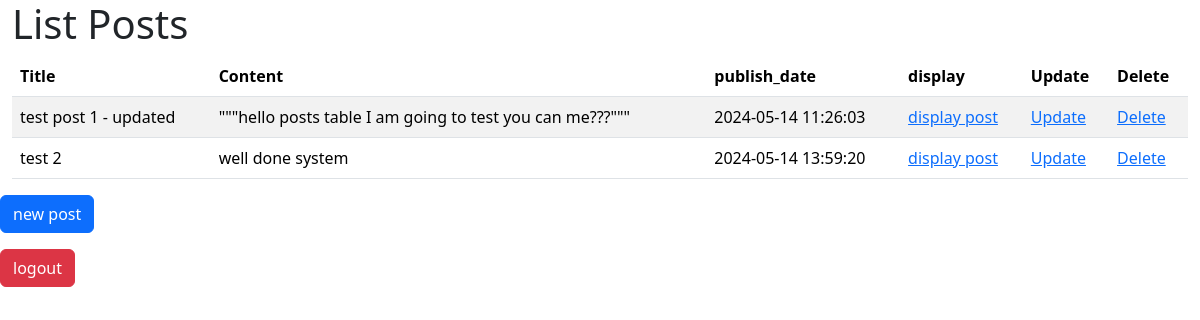
Before: /blog/admin/dashboard.php (signed in) with the older database file.
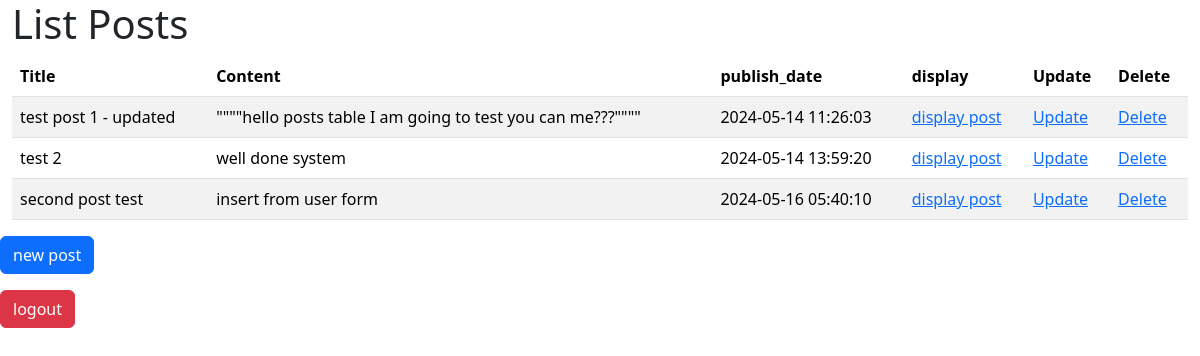
After: the same page with the newer database file.
### tables this page shows
CREATE TABLE `posts` (
  `id` int(11) NOT NULL,
  `title` varchar(100) NOT NULL,
  `content` text NOT NULL,
  `user_id` int(11) DEFAULT NULL,
  `created_at` timestamp NOT NULL DEFAULT current_timestamp()
);

### blog/admin/dashboard.php (the view, shortened to what this page needs)
<!DOCTYPE html>
<html lang="en">
<head>
  <link href="https://cdn.jsdelivr.net/npm/bootstrap@5.3.3/dist/css/bootstrap.min.css" rel="stylesheet">
</head>
<body>
        <div id="wrapper" class="container-fluid">
         <h1> List Posts</h1>
         <table class="table table-striped">
           <thead>
             <tr>
               <th><span>Title</span></th>
               <th><span>Content</span></th>
               <th><span>publish_date</span></th>
               <th><span>display</span></th>
               <th><span>Update</span></th>
               <th><span>Delete</span></th>
             </tr>
           </thead>
           <tbody>
           <?php
              try {
                  $pdoman = new pdo("mysql:host=localhost;dbname=blogdb", "root", "");
                  $data =  $pdoman->query("select * from posts");
                  $posts = $data->fetchAll(PDO::FETCH_ASSOC);
              } catch (pdoexception $e) {
                  echo $e;
              }
              foreach ($posts as $post) {
              ?>
                  <tr>
                      <td><?php echo  $post['title'] ?></td>
                      <td><?php echo  $post['content'] ?></td>
                      <td><?php echo  $post['created_at'] ?></td>
               <td><a href="displaypost.php?ID=<?php echo  $post['id']  ?>">display post</a></td>
               <td><a href="updatePosts.php?ID=<?php echo  $post['id']  ?>">Update</a></td>
               <td><a href="deleteposts.php?ID=<?php echo  $post['id']  ?>">Delete</a></td>
             </tr>
             <?php
              }
              ?>
           </tbody>
         </table>
        </div>
        <div><a  class= "btn btn-primary" href="insertPosts.php">new post</a></div>
        <form method="post" >
        <div class="form-group row">
    <div class="col-sm-10">
      <button type="submit" class="btn btn-danger mt-3" name="logout">logout</button>
    </div>
  </div>
  </form>
</body>
</html>

Changed rows visible on the page:
changed posts "test post 1 - updated": content "\"\"\"hello posts table I am going to test you can me???\"\"\"" → "\"\"\"\"hello posts table I am going to test you can me???\"\"\"\""
added posts: title "second post test", content "insert from user form", created_at "2024-05-16 05:40:10"
